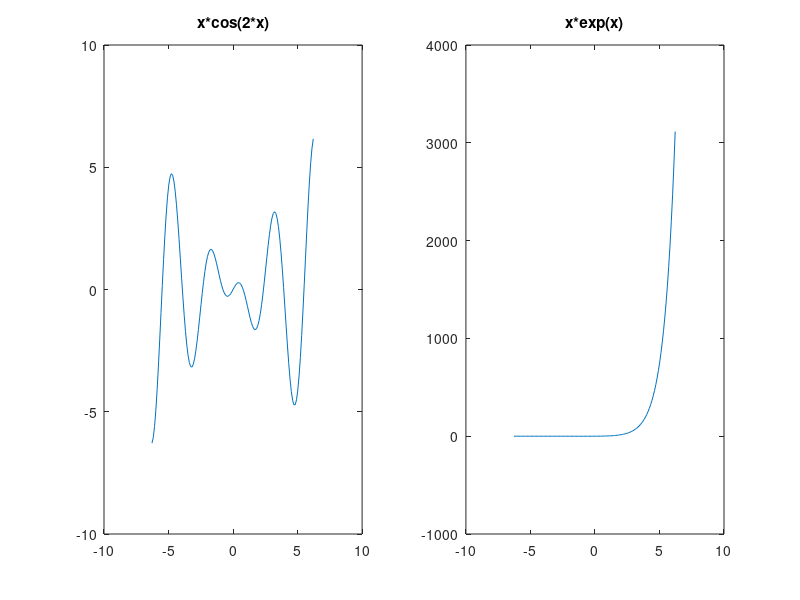
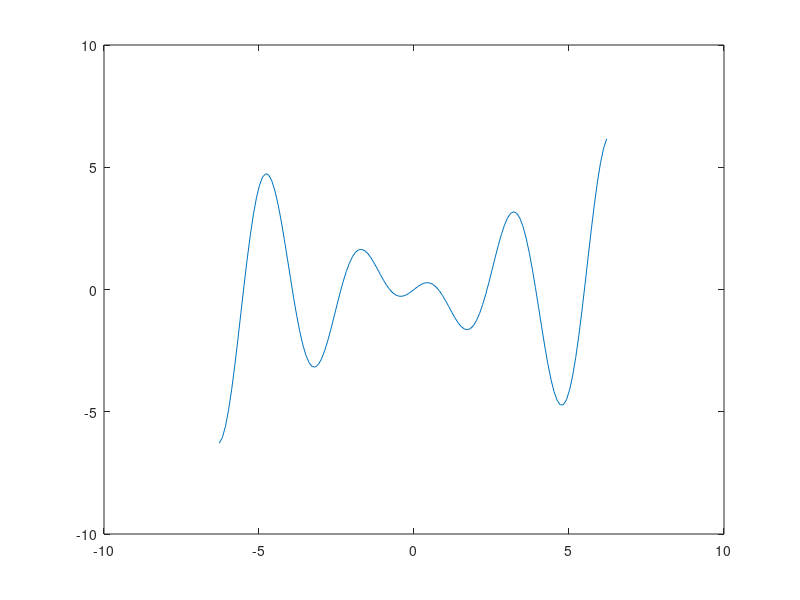
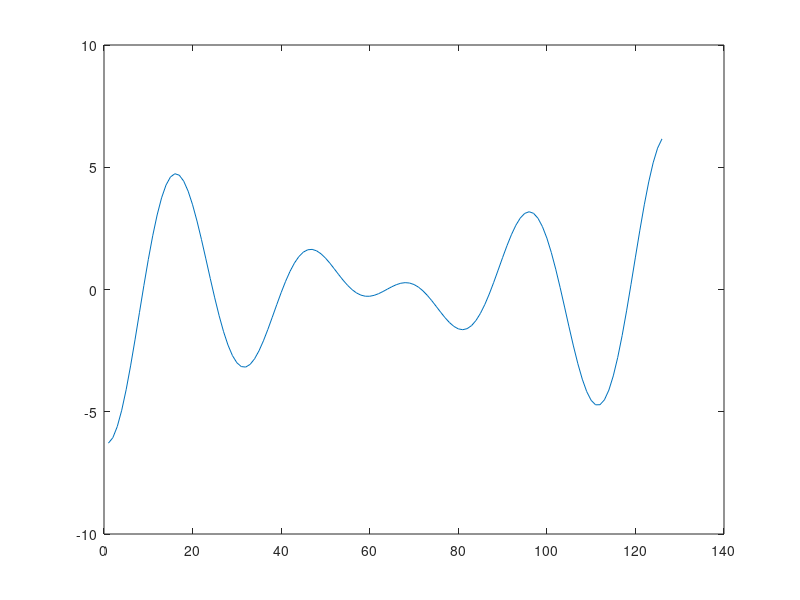
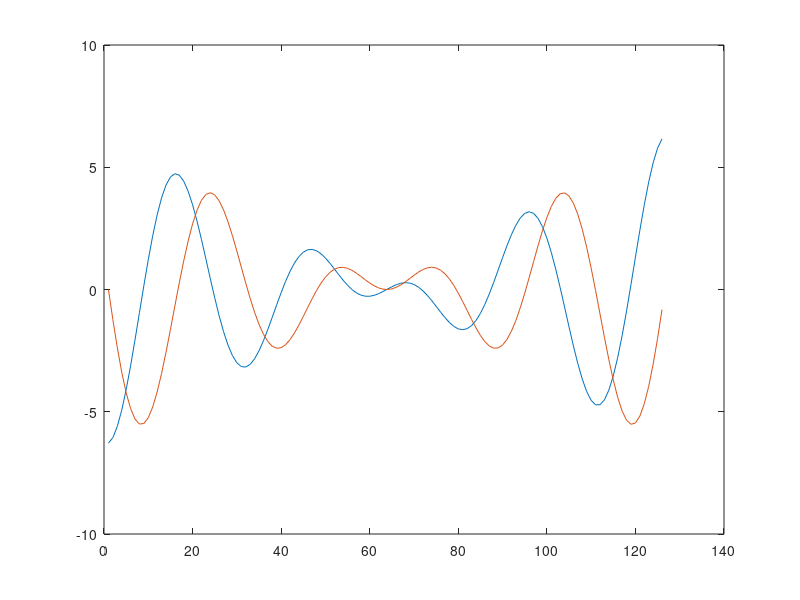

Source code (MATLAB) for these figures, in order:
echo on
% Arquivo: cap2_exercicio_05
% CAPITULO 2 - Solucao do Exercicio 5
% Criar grafico x * cos(2*x) entre [-2pi,2pi]
x = -2*pi:0.1:2*pi;
y = x .* cos(2*x) ;
figure
plot(x,y)
figure
plot(y)
figure
m=[y' (x.*sin(2*x))'];
plot(m)
figure
plot(x,y,'+r')
y1 = x .* cos(2*x) ;
y2 = x .* exp(x);
subplot(1,2,1)
plot(x,y1)
title('x*cos(2*x)')
subplot(1,2,2)
plot(x,y2)
title('x*exp(x)')
h=gcf;
print(h,'-djpeg90','exercicio5.jpg')
